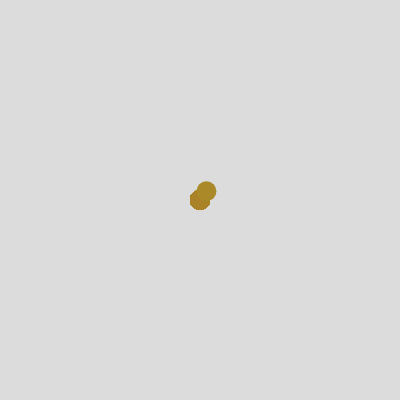
Frame 1 (no input)
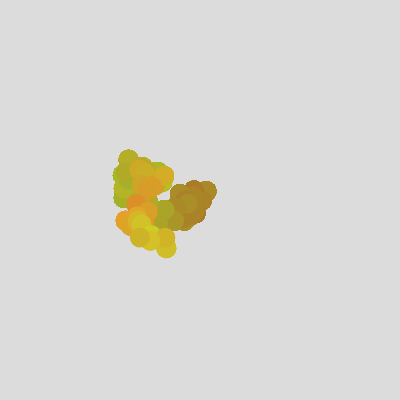
Frame 60 (no input)
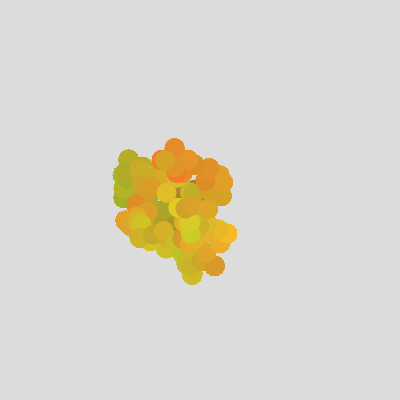
Frame 120 (the mouse pressed at the canvas centre since frame 60)

The p5.js sketch that drew these frames (run headless with seeded random() and noise() and a simulated clock; from frame 60 on, the mouse is pressed at the canvas centre):

// p5.js sketch
// ── sketch.js
let num = 5000;
let range = 15;
let colorRange = 15;

let ax = [];
let ay = [];
let ac = [];
let i;

function setup() {
  createCanvas(400, 400);
  background(220);
  strokeWeight(20);
  angleMode(DEGREES);
  for(i = 0; i < num; i++) {
    ax[i] = width/2;
    ay[i] = height/2;
    ac[i] = 150;
  }
  
}

function draw() {
 alive();
}

function alive() {
   for( i = 1; i < num; i++) {
    ax[i-1] = ax[i];
    ay[i-1] = ay[i];
    ac[i-1] = ac[i];
  }

  // Put a new value at the end of the array
  ax[num-1] += random(-range, range);
  ay[num-1] += random(-range, range);
  ac[num-1] += random(-colorRange, colorRange);

  // Constrain all points to the screen
  ax[num-1] = constrain(ax[num-1], 0, width);
  ay[num-1] = constrain(ay[num-1], 0, height);
  ac[num-1] = constrain(ac[num-1], 25, 225);
  
   for( i=1; i<num; i++) {    
    let val = color(20+ac[i-20], ac[i]-20, 40);
    stroke(val);
    point(ax[i], ay[i]);
  }
  
}
